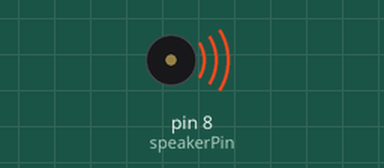
Recording of a sketch running on a simulated Arduino Uno, built with avr-gcc and run on an emulated ATmega328P. Parts: buzzer (waves = sounding).

Above: at 0.05 s.
Timing chart, 0 to 3.0 s (numbered marks = the images above):
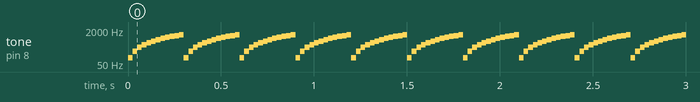

Measured:
- by itself, tone on pin 8 (speakerPin): repeats every 0.30 s: 200 Hz 0.03 s, 300 Hz 0.03 s, 400 Hz 0.03 s, 500 Hz 0.03 s, 600 Hz 0.03 s, 700 Hz 0.03 s, 800 Hz 0.03 s, 900 Hz 0.03 s, 1000 Hz 0.03 s, 1100 Hz 0.03 s, 1200 Hz 0.03 s, 100 Hz 0.03 s

The sketch:

speaker_basics.ino
```cpp
/*

  tangible
  steve daniels, Oct 2021

  simple tone generator to test a speaker (on pin 8)

*/


int speakerPin = 8;
int noteDuration = 25;

void setup() {
  /*  while(1); is a simple way to force your arduino to stop
   *  this line says:
   *    - while true repeat the stuff in the braces {}
   *  Since we put 1 in the parenthesis () -- it is always true
   *  Since we put nothing in the braces -- it does nothing; forever.
   *
   *  uncomment this line and upload to stop your speaker.
   *  comment it out and upload when you want to make noise.
   *  (or just remove and replace the wire from pin 8)
   */

   // while(1){};// this is a hack that causes your code to stop at this line
}

void loop() {

  for (int frequency = 100; frequency <= 1200; frequency += 100) {
    tone(speakerPin, frequency); // create tone
    delay(noteDuration);         // feel the tone wash over you
    noTone(speakerPin);          // stop the tone.
  }

}
```
